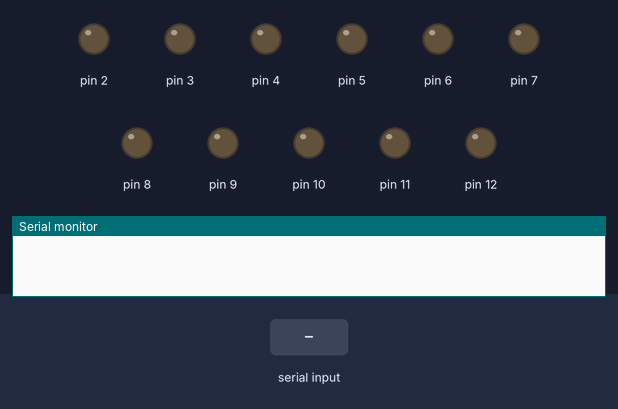
Bench run of a sketch on a simulated Arduino Uno, built with avr-gcc and run on an emulated ATmega328P. On the bench: output pins drawn as LEDs (lit = HIGH), the last lines printed to the serial monitor. The inputs (shaded band) are chosen by the test bench. Pins used as bus, display or sensor lines are not drawn.

Above: at 1.2 s.
1.3 s: byte 1 (1) received over Serial
At 2.1 s:
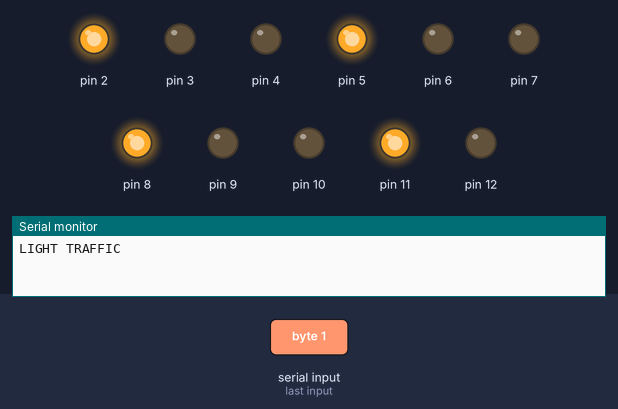
4.3 s: byte 2 (2) received over Serial
At 5.7 s:
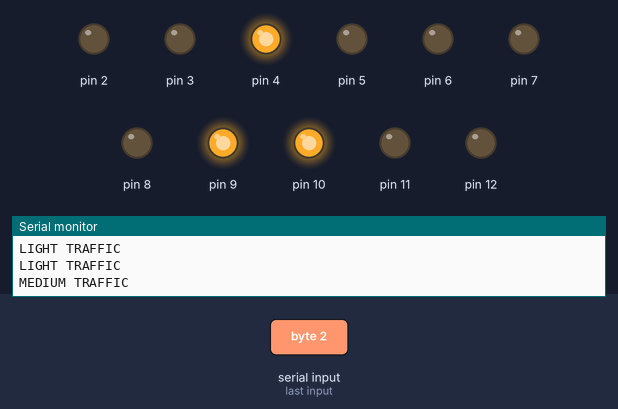
At 9.9 s:
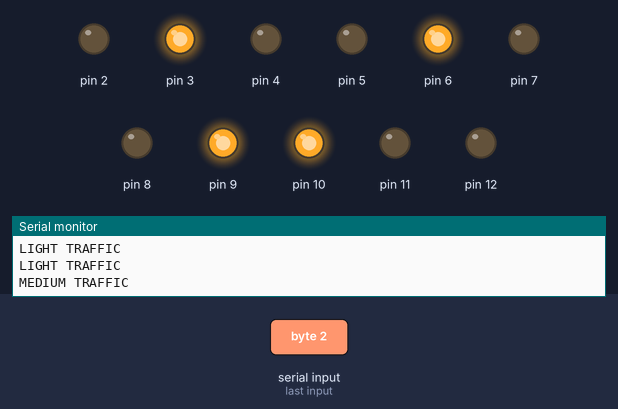
Timing chart, 0 to 20.8 s (numbered marks = the images above; inputs shaded):
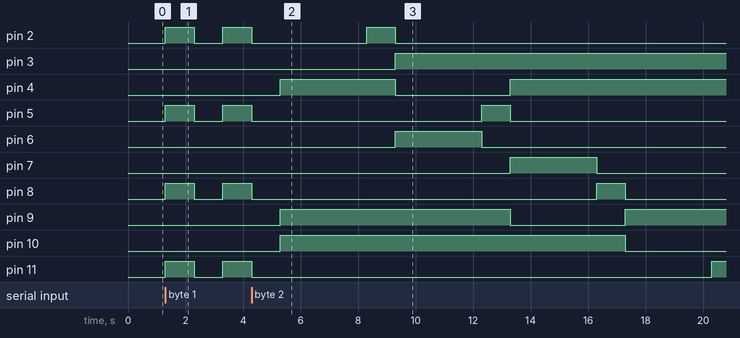

The sketch:

Code_Traffic_lights.ino
```cpp
int time_slot=0;

void setup()
{
  pinMode(1, OUTPUT);
  pinMode(2, OUTPUT);
  pinMode(3, OUTPUT);
  pinMode(4, OUTPUT);
  pinMode(5, OUTPUT);
  pinMode(6, OUTPUT);
  pinMode(7, OUTPUT);
  pinMode(8, OUTPUT);
  pinMode(9, OUTPUT);
  pinMode(10, OUTPUT);
  pinMode(11, OUTPUT);
  pinMode(12, OUTPUT);
  Serial.begin(9600);
}

void loop()
{
  if(Serial.available()>0){
    time_slot=Serial.read();
  }
   else if((time_slot==1)||(time_slot==4)){
      Serial.println(F("LIGHT TRAFFIC"));
      digitalWrite(1, LOW);
      digitalWrite(2, HIGH);
      digitalWrite(3, LOW);
      digitalWrite(4, LOW);
      digitalWrite(5, HIGH);
      digitalWrite(6, LOW);
      digitalWrite(7, LOW);
      digitalWrite(8, HIGH);
      digitalWrite(9, LOW);
      digitalWrite(10, LOW);
      digitalWrite(11, HIGH);
      digitalWrite(12, LOW);
      delay(1000); // Wait for 1000 millisecond(s)
      digitalWrite(1, LOW);
      digitalWrite(2, LOW);
      digitalWrite(3, LOW);
      digitalWrite(4, LOW);
      digitalWrite(5, LOW);
      digitalWrite(6, LOW);
      digitalWrite(7, LOW);
      digitalWrite(8, LOW);
      digitalWrite(9, LOW);
      digitalWrite(10, LOW);
      digitalWrite(11, LOW);
      digitalWrite(12, LOW);
      delay(1000);
    }
   else if(time_slot==2){
      Serial.println(F("MEDIUM TRAFFIC"));
      digitalWrite(1, HIGH);
      digitalWrite(2, LOW);
      digitalWrite(3, LOW);
      digitalWrite(4, HIGH);
      digitalWrite(5, LOW);
      digitalWrite(6, LOW);
      digitalWrite(7, LOW);
      digitalWrite(8, LOW);
      digitalWrite(9, HIGH);
      digitalWrite(10, HIGH);
      digitalWrite(11, LOW);
      digitalWrite(12, LOW);
      delay(3000); // Wait for 1000 millisecond(s)
      digitalWrite(1, LOW);
      digitalWrite(2, HIGH);
      digitalWrite(3, LOW);
      digitalWrite(4, HIGH);
      digitalWrite(5, LOW);
      digitalWrite(6, LOW);
      digitalWrite(7, LOW);
      digitalWrite(8, LOW);
      digitalWrite(9, HIGH);
      digitalWrite(10, HIGH);
      digitalWrite(11, LOW);
      digitalWrite(12, LOW);
      delay(1000); // Wait for 1000 millisecond(s)
      digitalWrite(1, LOW);
      digitalWrite(2, LOW);
      digitalWrite(3, HIGH);
      digitalWrite(4, LOW);
      digitalWrite(5, LOW);
      digitalWrite(6, HIGH);
      digitalWrite(7, LOW);
      digitalWrite(8, LOW);
      digitalWrite(9, HIGH);
      digitalWrite(10, HIGH);
      digitalWrite(11, LOW);
      digitalWrite(12, LOW);
      delay(3000); // Wait for 1000 millisecond(s)
      digitalWrite(1, LOW);
      digitalWrite(2, LOW);
      digitalWrite(3, HIGH);
      digitalWrite(4, LOW);
      digitalWrite(5, HIGH);
      digitalWrite(6, LOW);
      digitalWrite(7, LOW);
      digitalWrite(8, LOW);
      digitalWrite(9, HIGH);
      digitalWrite(10, HIGH);
      digitalWrite(11, LOW);
      digitalWrite(12, LOW);
      delay(1000);
      digitalWrite(1, LOW);
      digitalWrite(2, LOW);
      digitalWrite(3, HIGH);
      digitalWrite(4, HIGH);
      digitalWrite(5, LOW);
      digitalWrite(6, LOW);
      digitalWrite(7, HIGH);
      digitalWrite(8, LOW);
      digitalWrite(9, LOW);
      digitalWrite(10, HIGH);
      digitalWrite(11, LOW);
      digitalWrite(12, LOW);
      delay(3000);
      digitalWrite(1, LOW);
      digitalWrite(2, LOW);
      digitalWrite(3, HIGH);
      digitalWrite(4, HIGH);
      digitalWrite(5, LOW);
      digitalWrite(6, LOW);
      digitalWrite(7, LOW);
      digitalWrite(8, HIGH);
      digitalWrite(9, LOW);
      digitalWrite(10, HIGH);
      digitalWrite(11, LOW);
      digitalWrite(12, LOW);
      delay(1000);
      digitalWrite(1, LOW);
      digitalWrite(2, LOW);
      digitalWrite(3, HIGH);
      digitalWrite(4, HIGH);
      digitalWrite(5, LOW);
      digitalWrite(6, LOW);
      digitalWrite(7, LOW);
      digitalWrite(8, LOW);
      digitalWrite(9, HIGH);
      digitalWrite(10, LOW);
      digitalWrite(11, LOW);
      digitalWrite(12, HIGH);
      delay(3000);
      digitalWrite(1, LOW);
      digitalWrite(2, LOW);
      digitalWrite(3, HIGH);
      digitalWrite(4, HIGH);
      digitalWrite(5, LOW);
      digitalWrite(6, LOW);
      digitalWrite(7, LOW);
      digitalWrite(8, LOW);
      digitalWrite(9, HIGH);
      digitalWrite(10, LOW);
      digitalWrite(11, HIGH);
      digitalWrite(12, LOW);
      delay(1000);
      }
   else if(time_slot==3){
      Serial.println(F("HEAVY TRAFFIC"));
      digitalWrite(1, LOW);
      digitalWrite(2, LOW);
      digitalWrite(3, HIGH);//red
      digitalWrite(4, LOW);
      digitalWrite(5, LOW);
      digitalWrite(6, HIGH);//green
      digitalWrite(7, LOW);
      digitalWrite(8, LOW);
      digitalWrite(9, HIGH);//red
      digitalWrite(10, LOW);
      digitalWrite(11, LOW);
      digitalWrite(12, HIGH);//green
      delay(3000); // Wait for 1000 millisecond(s)
      digitalWrite(1, LOW);//g
      digitalWrite(2, LOW);//y
      digitalWrite(3, HIGH);//r
      digitalWrite(4, LOW);//r
      digitalWrite(5, HIGH);//y
      digitalWrite(6, LOW);//g
      digitalWrite(7, LOW);//g
      digitalWrite(8, LOW);//y
      digitalWrite(9, HIGH);//r
      digitalWrite(10, LOW);//r
      digitalWrite(11, HIGH);//y
      digitalWrite(12, LOW);//g
      delay(1000); // Wait for 1000 millisecond(s)
      digitalWrite(1, HIGH);//g
      digitalWrite(2, LOW);//y
      digitalWrite(3, LOW);//r
      digitalWrite(4, HIGH);//r
      digitalWrite(5, LOW);//y
      digitalWrite(6, LOW);//g
      digitalWrite(7, HIGH);//g
      digitalWrite(8, LOW);//y
      digitalWrite(9, LOW);//r
      digitalWrite(10, HIGH);//r
      digitalWrite(11, LOW);//y
      digitalWrite(12, LOW);//g
      delay(1000); // Wait for 1000 millisecond(s)
      digitalWrite(1, LOW);
      digitalWrite(2, HIGH);
      digitalWrite(3, LOW);
      digitalWrite(4, HIGH);
      digitalWrite(5, LOW);
      digitalWrite(6, LOW);
      digitalWrite(7, LOW);
      digitalWrite(8, HIGH);
      digitalWrite(9, LOW);
      digitalWrite(10, HIGH);
      digitalWrite(11, LOW);
      digitalWrite(12, LOW);
      }
}
```

Measured:
- after the input at 1.3 s, pin 2, pin 5, pin 8, pin 11: LOW → HIGH at once, → LOW 1.0 s later, → HIGH 1.0 s later
- after the input at 4.3 s, pin 3: LOW → HIGH after 5.0 s; pin 4: LOW → HIGH after 1.0 s, → LOW 4.0 s later, → HIGH 4.0 s later; pin 6: LOW → HIGH after 5.0 s, → LOW 3.0 s later; pin 7: LOW → HIGH after 9.0 s, → LOW 3.0 s later; pin 9: LOW → HIGH after 1.0 s, → LOW 8.0 s later, → HIGH 4.0 s later
